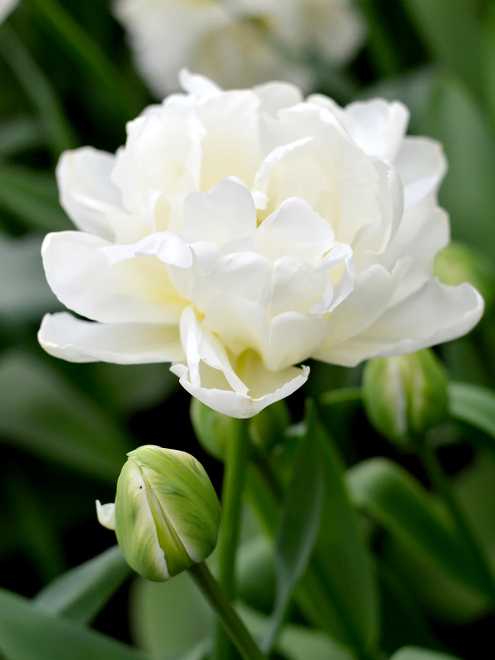
#> input picture analysis/images/14_mondial.png, 990 x 1320 px (shown at 1/2 size)
$ python dominant_color.py images/14_mondial.png out.png
#> lines starting #> are read from the running program, lines starting #| are printed output that depends on the picture
from PIL import Image, ImageFilter
from pathlib import Path
import numpy as np
import json
import colorsys
from sklearn.cluster import KMeans
from collections import Counter


def is_green(rgb):
    r, g, b = rgb
    r_n, g_n, b_n = r / 255.0, g / 255.0, b / 255.0
    h, s, v = colorsys.rgb_to_hsv(r_n, g_n, b_n)
    # Hue 80°–170° covers yellow-green through teal; also catch dull greens by ratio
    if 0.22 <= h <= 0.47 and s > 0.15:
        return True
    return g > r * 1.1 and g > b * 1.05


def vibrancy(rgb):
    r, g, b = [x / 255.0 for x in rgb]
    _, s, v = colorsys.rgb_to_hsv(r, g, b)
    return s * min(v, 0.92)


def sharp_mask(img, threshold=12):
    """Boolean mask of pixels that sit in a sharp (in-focus) region."""
    edges = np.array(img.convert("L").filter(ImageFilter.FIND_EDGES), dtype=float)
    # Dilate slightly so pixels near edges are included, not just the edge itself
    from PIL import ImageFilter as IF
    edge_img = Image.fromarray(edges.astype(np.uint8)).filter(IF.MaxFilter(5))
    return np.array(edge_img).reshape(-1) > threshold


def get_top_colors(image_path, n_clusters=10, top_n=3):
#> called with n_clusters = 10, top_n = 3
    img = Image.open(image_path).convert("RGB")
#> img is the input picture: PIL image 990x1320 RGB; mean R, G, B 108.1, 123.4, 92.2
    img = img.resize((150, 150))
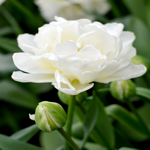
#> img: PIL image 150x150 RGB; mean R, G, B 108.1, 123.4, 92.3

    mask = sharp_mask(img)
#> in sharp_mask, `edges = np.array(img.convert("L").filter(ImageFilter.FIND_EDGES), dtyp..`:
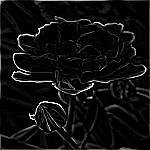
#> edges: shape (150, 150) float64; min 0, max 255, mean 15.7
#> in sharp_mask, `edge_img = Image.fromarray(edges.astype(np.uint8)).filter(IF.MaxFilter..`:
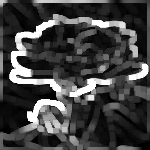
#> edge_img: PIL image 150x150 L; min 0, max 255, mean 66.5
    all_pixels = np.array(img).reshape(-1, 3).astype(float)

    # Use only sharp pixels; fall back to all pixels if too few remain
    sharp_pixels = all_pixels[mask]
    pixels = sharp_pixels if len(sharp_pixels) >= n_clusters * 10 else all_pixels

    kmeans = KMeans(n_clusters=n_clusters, n_init=5, random_state=0).fit(pixels)
    centers = kmeans.cluster_centers_.astype(int)
#> centers = [[53, 82, 31], [203, 204, 189], [29, 59, 6], [112, 132, 86], [80, 107, 58], [6, 25, 0], [224, 225, 216], [183, 183, 154], [240, 241, 239], [150, 156, 119]]
    counts = Counter(kmeans.labels_)
#> counts = 10 items

    scored = []
    for cluster_idx, count in counts.items():
        color = centers[cluster_idx]
        if is_green(color):
            continue
        score = vibrancy(color) * (count / len(pixels))
        scored.append((score, color))
#> this loop made 10 passes
#> (cluster_idx, count, color, r_n in is_green, g_n in is_green) on passes 1, 2, 3, 9, 10: (1, 1489, [203, 204, 189], 0.796, 0.8), (7, 1064, [183, 183, 154], 0.718, 0.718), (9, 1060, [150, 156, 119], 0.588, 0.612), (6, 2314, [224, 225, 216], 0.878, 0.882), (8, 1857, [240, 241, 239], 0.941, 0.945)
#> (cluster_idx, count, r_n in is_green, g_n in is_green, b_n in is_green) on passes 4 to 8: (4, 1735, 0.314, 0.42, 0.227), (0, 2105, 0.208, 0.322, 0.122), (2, 3294, 0.114, 0.231, 0.0235), (5, 2095, 0.0235, 0.098, 0), (3, 1228, 0.439, 0.518, 0.337)
#> after the loop, scored = [(0.0048, [203, 204, 189]), (0.00663, [183, 183, 154]), (0.00843, [150, 156, 119]), (0.00448, [224, 225, 216]), (0.000777, [240, 241, 239])]

    scored.sort(reverse=True)

    if not scored:
        scored = [(0, centers[idx]) for idx, _ in counts.most_common()]

    top = [
        "#{:02x}{:02x}{:02x}".format(*color)
        for _, color in scored[:top_n]
    ]
#> top = ['#969c77', '#b7b79a', '#cbccbd']
    while len(top) < top_n:
        top.append(top[-1])
#> this loop made 0 passes

    return top


def analyze_folder(folder_path, output_json=None, top_n=3):
    folder = Path(folder_path)
    image_exts = {".jpg", ".jpeg", ".png", ".webp", ".bmp", ".tiff"}
    images = sorted(f for f in folder.iterdir() if f.suffix.lower() in image_exts)

    if not images:
        print(f"No images found in {folder}")
        return

    results = {}
    for img_path in images:
        try:
            colors = get_top_colors(img_path, top_n=top_n)
            results[img_path.name] = colors
            print(f"{img_path.name}: {', '.join(colors)}")
        except Exception as e:
            print(f"{img_path.name}: error — {e}")

    if output_json:
        Path(output_json).write_text(json.dumps(results, indent=2))
        print(f"\nSaved to {output_json}")

    return results


if __name__ == "__main__":
    import sys

    path = sys.argv[1] if len(sys.argv) > 1 else "photo.jpg"
    output = sys.argv[2] if len(sys.argv) > 2 else None
    p = Path(path)

    if p.is_dir():
        analyze_folder(p, output_json=output)
    else:
        colors = get_top_colors(p)
#> colors = ['#969c77', '#b7b79a', '#cbccbd']
        print(f"{p.name}: {', '.join(colors)}")
#| 14_mondial.png: #969c77, #b7b79a, #cbccbd
